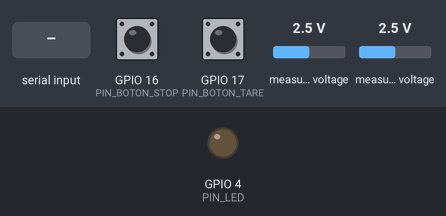
A sketch run on a simulated ESP32. Parts: output pins drawn as LEDs (lit = HIGH). Inputs (shaded band) come from the test bench; at power-on: GPIO 16 (PIN_BOTON_STOP) HIGH, GPIO 17 (PIN_BOTON_TARE) HIGH, measured voltage 2.5 V. WiFi joins after 1.5 s; servers stay silent unless stated; uploads are accepted with an empty reply; the local clock reads 2024-03-15 10:24:30 at power-on unless the sketch sets it; what the sketch prints to the serial monitor is not drawn.

Above: at 4.3 s.
4.4 s: GPIO 16 (PIN_BOTON_STOP) pulled LOW for 0.15 s
At 5.2 s:
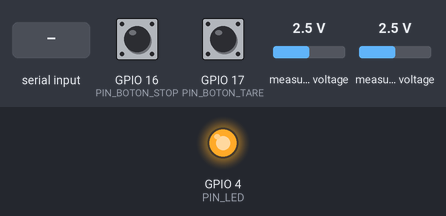
9.1 s: "s" received over Serial
At 10.3 s:
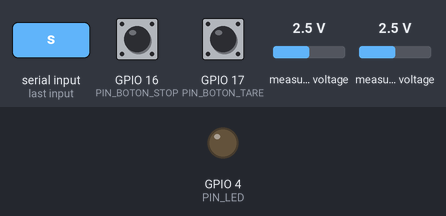
10.6 s: "S" received over Serial
At 11.7 s:
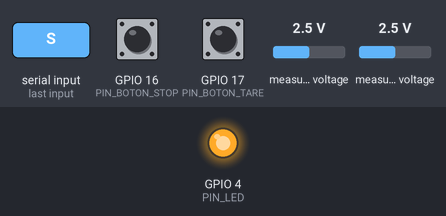
12.1 s: GPIO 16 (PIN_BOTON_STOP) pulled LOW for 1 s
At 13.5 s:
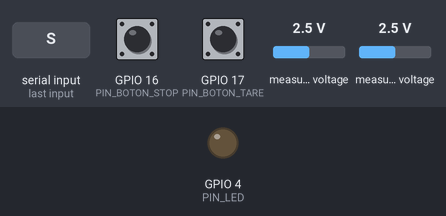
Timing chart, 0 to 15.1 s (numbered marks = the images above; inputs shaded):
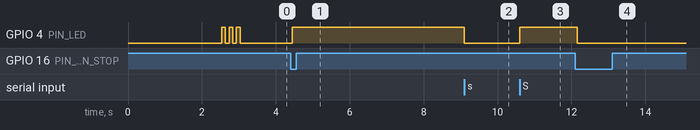

Measured:
- after the input at 4.4 s, GPIO 4 (PIN_LED): LOW → HIGH after 0.05 s
- after the input at 9.1 s, GPIO 4 (PIN_LED): HIGH → LOW at once
- after the input at 10.6 s, GPIO 4 (PIN_LED): LOW → HIGH at once
- after the input at 12.1 s, GPIO 4 (PIN_LED): HIGH → LOW after 0.05 s

The sketch:

WIFIgalga.ino
```cpp
// Código para conexión de un ESP32 con un adc, reloj en tiempo real y módulo de memoria
// para generar una lectura de una galga extensiométrica
// Modificado para enviar datos por WiFi a Google Sheets
// Estructura base generada por GeminiAI
// Código de lectura y guardado de microSD tomado de Wemos:
// https://github.com/wemos/D1_mini_Examples/blob/master/examples/04.Shields/Micro_SD_Shield/Datalogger/Datalogger.ino
// Correción de Errores con Deepseek.AI

// Código para conexión de un ESP32 con ADC, RTC DS1302 y envío de datos a Google Sheets
// Basado en el código original de InaFinal.ino
// Modificado para enviar datos por WiFi a Google Sheets

#include <Wire.h>
#include <Adafruit_ADS1X15.h>
#include <RtcDS1302.h>
#include <WiFi.h>
#include <HTTPClient.h>

// ================= CONFIG WIFI =================
const char* WIFI_SSID = "Bastos";           // Cambia esto
const char* WIFI_PASSWORD = "Bastos05";      // Cambia esto

// ================= CONFIG GOOGLE SHEETS =================
// Instrucciones para obtener este URL:
// 1. Abre Google Sheets y crea una nueva hoja
// 2. Ve a Extensiones > Apps Script
// 3. Copia el código de Google Apps Script que te proporcionaré
// 4. Publica como Web App y copia el URL aquí
String GOOGLE_SCRIPT_URL = "https://script.google.com/macros/s/AKfycbxRj6wk9bBcg3S6NYa_kP_psJUPH0M5yQEDeIoEhElHASDxtMNxmQzsaJI85y3q_fH8AA/exec";

// ================= CONFIG RTC DS1302 =================
#define DS1302_RST_PIN 14
#define DS1302_DAT_PIN 12
#define DS1302_CLK_PIN 13

// Descomentar siguiente línea para configurar el reloj con fecha actual
// #define CONFIGURAR_RTC_PRIMERA_VEZ

ThreeWire myWire(DS1302_DAT_PIN, DS1302_CLK_PIN, DS1302_RST_PIN);
RtcDS1302<ThreeWire> Rtc(myWire);

// ================= CONFIG STRAIN =================
Adafruit_ADS1115 ads;

const float FACTOR_CAL = 433.46f;
const float V_EXC = 5.0f;

const uint8_t PIN_BOTON_STOP = 16;
const uint8_t PIN_BOTON_TARE = 17;
const uint8_t PIN_LED = 4;

bool isMeasuring = false;  // Comienza pausado hasta conectar WiFi
bool needsTare = true;
float offsetStrain = 0.0f;

const unsigned long DEBOUNCE_MS = 50;
const unsigned long SAMPLE_INTERVAL_MS = 1000;  // 1 segundo
unsigned long lastSampleTime = 0;
unsigned long sampleCount = 0;

unsigned long lastDebounceTime = 0;
int lastButtonReading = HIGH;
unsigned long lastDebounceTimeTARE = 0;
int lastButtonReadingTARE = HIGH;

bool wifi_connected = false;

// ================= PROTOTIPOS DE FUNCIONES =================
void conectarWiFi();
void imprimirHoraActual();
String obtenerTimestamp();
void toggleMedicion();
void realizarTare();
float medirStrain();
float medirVoltaje();
void mostrarEnSerial(float comp, float bruto, float vdiff);
void enviarAGoogleSheets(float comp, float vdiff);
void handleButtonDebounce();
void handleButtonTare();
void checkSerialCommands();

void setup() {
  Serial.begin(115200);
  delay(1000);

  Serial.println("\n\n========================================");
  Serial.println("  Sistema de Medición de Strain");
  Serial.println("  con Google Sheets");
  Serial.println("========================================\n");

  // Configuración de pines
  pinMode(PIN_BOTON_STOP, INPUT_PULLUP);
  pinMode(PIN_BOTON_TARE, INPUT_PULLUP);
  pinMode(PIN_LED, OUTPUT);
  digitalWrite(PIN_LED, LOW);

  // ==== I2C y ADS1115 ====
  Serial.println("Inicializando ADS1115...");
  Wire.begin(21, 23);
  if (!ads.begin(0x48)) {
    Serial.println("❌ Error inicializando ADS1115");
    while (1) {
      digitalWrite(PIN_LED, !digitalRead(PIN_LED));
      delay(200);
    }
  }
  ads.setGain(GAIN_SIXTEEN);
  Serial.println("✓ ADS1115 listo");

  // ==== DS1302 RTC ====
  Serial.println("Inicializando RTC DS1302...");
  Rtc.Begin();

  if (!Rtc.IsDateTimeValid()) {
    Serial.println("RTC: Hora NO válida o pila agotada.");
    if (Rtc.GetIsWriteProtected()) {
      Serial.println("RTC: Deshabilitando protección de escritura.");
      Rtc.SetIsWriteProtected(false);
    }
  }

  #ifdef CONFIGURAR_RTC_PRIMERA_VEZ
  Rtc.SetDateTime(RtcDateTime(__DATE__, __TIME__));
  Serial.println("✓ RTC configurado con hora de compilación.");
  #endif

  imprimirHoraActual();

  // ==== Conectar WiFi ====
  conectarWiFi();

  Serial.println("\n========================================");
  Serial.println("  Inicialización completa.");
  Serial.println("  Comandos: t=tare, s=start/stop");
  Serial.println("  Presiona 's' para comenzar a medir");
  Serial.println("========================================\n");

  // Parpadeo rápido para indicar listo
  for(int i = 0; i < 6; i++) {
    digitalWrite(PIN_LED, !digitalRead(PIN_LED));
    delay(100);
  }
  digitalWrite(PIN_LED, LOW);
}

void loop() {
  // Verificar conexión WiFi
  if (WiFi.status() != WL_CONNECTED) {
    wifi_connected = false;
    if (isMeasuring) {
      Serial.println("⚠ WiFi desconectado. Pausando medición...");
      isMeasuring = false;
      digitalWrite(PIN_LED, LOW);
    }
    conectarWiFi();
    return;
  }

  handleButtonDebounce();
  handleButtonTare();
  checkSerialCommands();

  unsigned long now = millis();
  if (isMeasuring && (now - lastSampleTime >= SAMPLE_INTERVAL_MS)) {
    lastSampleTime = now;

    float bruto = medirStrain();
    float comp = bruto - offsetStrain;
    float vdiff = medirVoltaje();

    mostrarEnSerial(comp, bruto, vdiff);
    enviarAGoogleSheets(comp, vdiff);
  }
}

// ================= FUNCIONES DE WIFI =================
void conectarWiFi() {
  Serial.print("Conectando a WiFi");
  WiFi.begin(WIFI_SSID, WIFI_PASSWORD);

  int intentos = 0;
  while (WiFi.status() != WL_CONNECTED && intentos < 20) {
    delay(500);
    Serial.print(".");
    intentos++;
  }

  if (WiFi.status() == WL_CONNECTED) {
    Serial.println("\n✓ WiFi conectado!");
    Serial.print("IP: ");
    Serial.println(WiFi.localIP());
    wifi_connected = true;
  } else {
    Serial.println("\n❌ No se pudo conectar a WiFi");
    Serial.println("Verifica SSID y contraseña");
    wifi_connected = false;
  }
}

// ================= FUNCIONES DE RTC DS1302 =================
void imprimirHoraActual() {
  if (!Rtc.IsDateTimeValid()) {
    Serial.println("Error obteniendo hora. RTC NO válido.");
    return;
  }
  RtcDateTime now = Rtc.GetDateTime();
  Serial.printf("Hora actual: %02d/%02d/%04d %02d:%02d:%02d\n",
                now.Day(), now.Month(), now.Year(),
                now.Hour(), now.Minute(), now.Second());
}

String obtenerTimestamp() {
  if (!Rtc.IsDateTimeValid()) {
    return "ERROR_TIME";
  }

  RtcDateTime now = Rtc.GetDateTime();
  char buffer[30];
  snprintf(buffer, sizeof(buffer), "%d/%d/%04d  %02d:%02d:%02d",
           now.Day(), now.Month(), now.Year(),
           now.Hour(), now.Minute(), now.Second());
  return String(buffer);
}

// ================= FUNCIÓN PARA ENVIAR A GOOGLE SHEETS =================
void enviarAGoogleSheets(float comp, float vdiff) {
  if (!wifi_connected) {
    Serial.println("⚠ No se puede enviar: WiFi no disponible");
    return;
  }

  if (!Rtc.IsDateTimeValid()) {
    Serial.println("⚠ No se puede enviar: RTC no válido");
    return;
  }

  HTTPClient http;

  // Construir URL con parámetros
  String url = GOOGLE_SCRIPT_URL;
  url += "?timestamp=" + obtenerTimestamp();
  url += "&record=" + String(sampleCount);
  url += "&strain=" + String(comp, 4);
  url += "&voltage=" + String(vdiff, 6);

  // Reemplazar espacios por %20 en la URL
  url.replace(" ", "%20");

  http.begin(url);
  http.setFollowRedirects(HTTPC_STRICT_FOLLOW_REDIRECTS);

  int httpCode = http.GET();

  if (httpCode > 0) {
    if (httpCode == HTTP_CODE_OK || httpCode == HTTP_CODE_MOVED_PERMANENTLY) {
      String response = http.getString();
      if (sampleCount % 10 == 0) {  // Mostrar cada 10 muestras
        Serial.println("✓ Datos enviados a Google Sheets");
      }
    } else {
      Serial.printf("⚠ Error HTTP: %d\n", httpCode);
    }
  } else {
    Serial.printf("❌ Error de conexión: %s\n", http.errorToString(httpCode).c_str());
  }

  http.end();
}

// ================= FUNCIONES AUXILIARES =================
void checkSerialCommands() {
  while (Serial.available()) {
    char c = Serial.read();
    if (c == 't' || c == 'T') realizarTare();
    else if (c == 's' || c == 'S') toggleMedicion();
    else if (c == 'o' || c == 'O') {
      Serial.print("Offset actual: ");
      Serial.print(offsetStrain, 4);
      Serial.println(" µε");
    } else if (c == 'h' || c == 'H') {
      imprimirHoraActual();
    } else if (c == 'w' || c == 'W') {
      Serial.print("WiFi: ");
      Serial.println(WiFi.status() == WL_CONNECTED ? "Conectado" : "Desconectado");
      if (WiFi.status() == WL_CONNECTED) {
        Serial.print("IP: ");
        Serial.println(WiFi.localIP());
      }
    } else if (c == '?') {
      Serial.println("\n===== COMANDOS DISPONIBLES =====");
      Serial.println("t: Realizar tare (calibrar a cero)");
      Serial.println("s: Start/Stop medición");
      Serial.println("o: Mostrar offset actual");
      Serial.println("h: Mostrar hora del RTC");
      Serial.println("w: Estado de WiFi");
      Serial.println("?: Mostrar esta ayuda");
      Serial.println("================================\n");
    }
  }
}

void handleButtonDebounce() {
  int reading = digitalRead(PIN_BOTON_STOP);

  if (reading != lastButtonReading) {
    lastDebounceTime = millis();
  }

  if ((millis() - lastDebounceTime) > DEBOUNCE_MS) {
    // Si el estado del botón es estable y cambió, detectar el flanco de bajada
    static int lastStableState = HIGH;

    if (reading != lastStableState) {
      lastStableState = reading;

      if (reading == LOW) {  // Flanco de bajada (botón presionado)
        toggleMedicion();
      }
    }
  }

  lastButtonReading = reading;
}

void handleButtonTare() {
  int reading = digitalRead(PIN_BOTON_TARE);
  if (reading != lastButtonReadingTARE) {
    lastDebounceTimeTARE = millis();
    lastButtonReadingTARE = reading;
  } else {
    if ((millis() - lastDebounceTimeTARE) > DEBOUNCE_MS) {
      if (reading == LOW) {
        realizarTare();
        while (digitalRead(PIN_BOTON_TARE) == LOW) delay(10);
      }
    }
  }
}

void toggleMedicion() {
  if (!wifi_connected) {
    Serial.println("❌ No se puede iniciar: WiFi no conectado");
    return;
  }

  if (!Rtc.IsDateTimeValid()) {
    Serial.println("❌ No se puede iniciar: RTC no válido");
    return;
  }

  isMeasuring = !isMeasuring;
  digitalWrite(PIN_LED, isMeasuring ? HIGH : LOW);

  if (isMeasuring) {
    sampleCount = 0;  // Reiniciar contador
    Serial.println("\n🟢 Medición INICIADA");
    Serial.println("Enviando datos cada segundo a Google Sheets...\n");
  } else {
    Serial.println("\n🔴 Medición PAUSADA");
    Serial.printf("Total de muestras tomadas: %lu\n\n", sampleCount);
  }
}

void realizarTare() {
  Serial.println("⚙ Realizando TARE...");
  const int N = 40;
  float s = 0.0f;
  for (int i = 0; i < N; ++i) {
    s += medirStrain();
    delay(25);
  }
  offsetStrain = s / N;
  needsTare = false;
  Serial.print("✓ TARE completo. Offset = ");
  Serial.print(offsetStrain, 4);
  Serial.println(" µε");
}

float medirStrain() {
  int16_t raw = ads.readADC_Differential_0_1();
  float vdiff = ads.computeVolts(raw);
  float mV_per_V = (vdiff / V_EXC) * 1000.0f;
  return mV_per_V * FACTOR_CAL;
}

float medirVoltaje() {
  int16_t raw = ads.readADC_Differential_0_1();
  return ads.computeVolts(raw);
}

void mostrarEnSerial(float comp, float bruto, float vdiff) {
  Serial.print("Strain: ");
  Serial.print(comp, 2);
  Serial.print(" µε | Vdiff: ");
  Serial.print(vdiff, 6);
  Serial.print(" V | Bruto: ");
  Serial.print(bruto, 2);
  Serial.print(" µε | Muestra #");
  Serial.println(sampleCount);
  sampleCount++;
}
```
